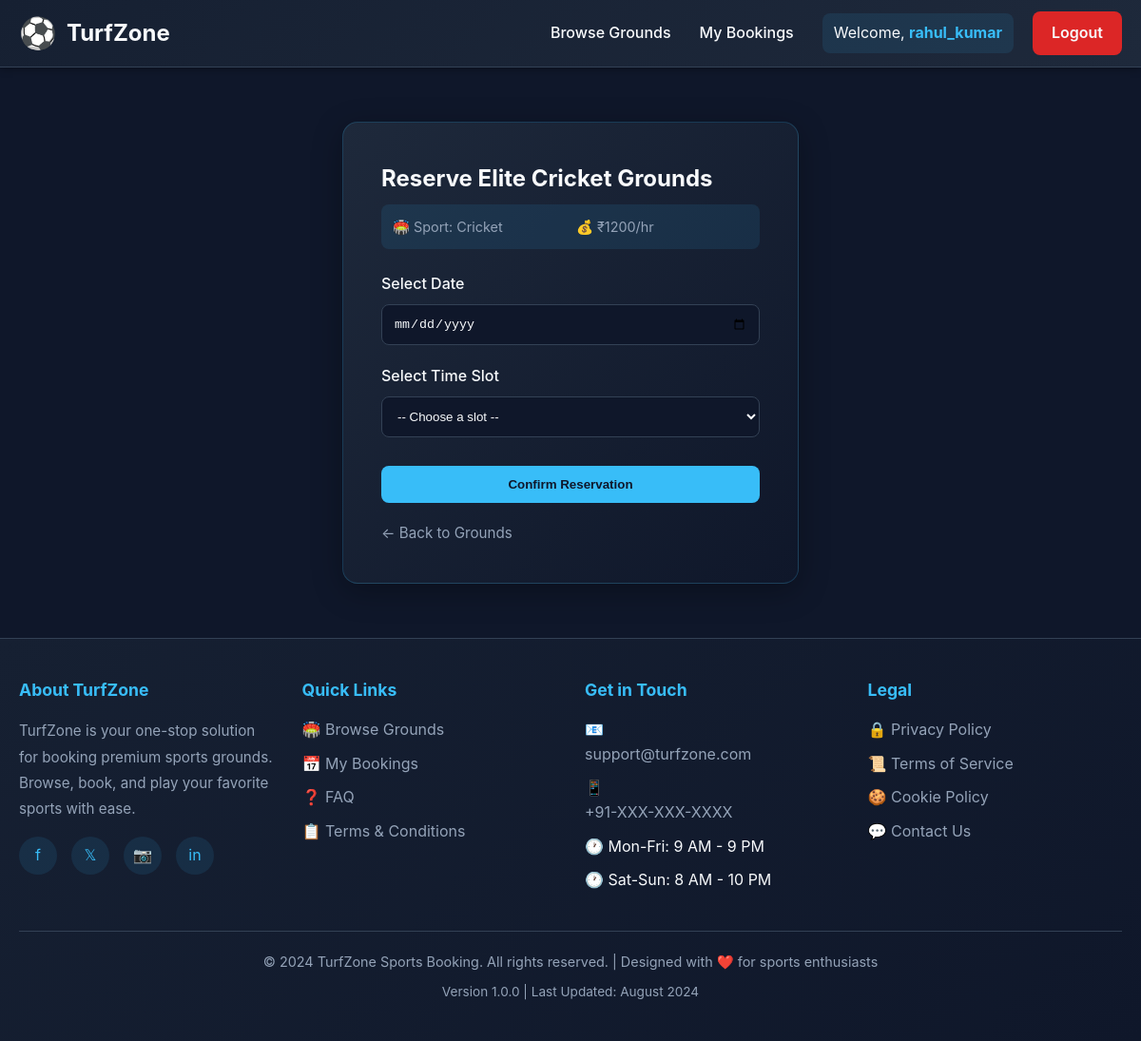
Page /book/2 (signed in) on the committed database.
### app.py (models this page shows, shortened)
class User(UserMixin, db.Model):
    id = db.Column(db.Integer, primary_key=True)
    username = db.Column(db.String(80), unique=True, nullable=False)
    email = db.Column(db.String(120), unique=True, nullable=False)
    password_hash = db.Column(db.String(200), nullable=False)
    bookings = db.relationship('Booking', backref='user', lazy=True)

class Ground(db.Model):
    id = db.Column(db.Integer, primary_key=True)
    name = db.Column(db.String(100), nullable=False)
    sport_type = db.Column(db.String(50), nullable=False)
    location = db.Column(db.String(100), nullable=False)
    price_per_hour = db.Column(db.Integer, default=500)
    status = db.Column(db.String(20), default='Available')
    contact_phone = db.Column(db.String(20), nullable=True)
    amenities = db.Column(db.String(255), nullable=True)  # Comma-separated: lights, parking, changing_room
    rating = db.Column(db.Float, default=4.5)
    external_api_id = db.Column(db.String(100), nullable=True)  # For tracking real ground APIs

### app.py (the view, shortened to what this page needs)
@app.route('/book/<int:ground_id>', methods=['GET', 'POST'])
@login_required
def create_booking(ground_id):
    ground = Ground.query.get_or_404(ground_id)
    error_message = None
    return render_template('booking_form.html', ground=ground, error=error_message)

### app.py (called while the page is built)
@login_manager.user_loader
def load_user(user_id):
    return User.query.get(int(user_id))

### templates/booking_form.html (shortened to what this page needs)
{% extends "base.html" %}
{% block content %}
<div class="booking-container">
    <div class="booking-card">
        <div class="booking-header">
            <h2>Reserve {{ ground.name }}</h2>
            <div class="booking-info">
                <span>🏟️ Sport: {{ ground.sport_type }}</span>
                <span>💰 ₹{{ ground.price_per_hour or 500 }}/hr</span>
            </div>
        </div>
        <form method="POST">
            <div class="form-group">
                <label for="date">Select Date</label>
                <input type="date" id="date" name="date" required>
            </div>
            <div class="form-group">
                <label for="slot">Select Time Slot</label>
                <select id="slot" name="slot" required>
                    <option value="">-- Choose a slot --</option>
                </select>
            </div>
            <button type="submit">Confirm Reservation</button>
        </form>
        <a href="{{ url_for('ground_list') }}" class="back-link">← Back to Grounds</a>
    </div>
</div>
{% endblock %}

### templates/base.html (shortened to what this page needs)
<!DOCTYPE html>
<html lang="en">
<head>
</head>
<body>
    <header>
        <div class="header-container">
            <a href="{{ url_for('ground_list') }}" class="logo">
                <span class="logo-icon">⚽</span>
                <span>TurfZone</span>
            </a>
            <nav>
                <ul class="nav-links" id="navLinks">
                    <li><a href="{{ url_for('ground_list') }}">Browse Grounds</a></li>
                    {% if current_user.is_authenticated %}
                        <li><a href="{{ url_for('my_bookings') }}">My Bookings</a></li>
                    {% endif %}
                </ul>
                <div class="user-section">
                    {% if current_user.is_authenticated %}
                        <div class="user-info">
                            <span>Welcome, <strong>{{ current_user.username }}</strong></span>
                        </div>
                        <a href="{{ url_for('logout') }}" class="btn-nav btn-logout">Logout</a>
                    {% else %}
                        <a href="{{ url_for('login') }}" class="btn-nav">Login</a>
                        <a href="{{ url_for('register') }}" class="btn-nav">Register</a>
                    {% endif %}
                </div>
            </nav>
        </div>
    </header>
    <main>
        {% block content %}{% endblock %}
    </main>
    <footer>
        <div class="footer-container">
            <div class="footer-content">
                <div class="footer-section">
                    <h4>About TurfZone</h4>
                    <p>TurfZone is your one-stop solution for booking premium sports grounds. Browse, book, and play your favorite sports with ease.</p>
                    <div class="social-links">
                        <a href="#" title="Facebook" aria-label="Facebook">f</a>
                        <a href="#" title="Twitter" aria-label="Twitter">𝕏</a>
                        <a href="#" title="Instagram" aria-label="Instagram">📷</a>
                        <a href="#" title="LinkedIn" aria-label="LinkedIn">in</a>
                    </div>
                </div>
                <div class="footer-section">
                    <h4>Quick Links</h4>
                    <ul class="footer-links">
                        <li><a href="{{ url_for('ground_list') }}">🏟️ Browse Grounds</a></li>
                        {% if current_user.is_authenticated %}
                            <li><a href="{{ url_for('my_bookings') }}">📅 My Bookings</a></li>
                        {% endif %}
                        <li><a href="#faq">❓ FAQ</a></li>
                        <li><a href="#terms">📋 Terms & Conditions</a></li>
                    </ul>
                </div>
                <div class="footer-section">
                    <h4>Get in Touch</h4>
                    <ul class="footer-links">
                        <li>📧 <a href="mailto:support@turfzone.com">support@turfzone.com</a></li>
                        <li>📱 <a href="tel:+91-XXXXXXXXXX">+91-XXX-XXX-XXXX</a></li>
                        <li>🕐 Mon-Fri: 9 AM - 9 PM</li>
                        <li>🕐 Sat-Sun: 8 AM - 10 PM</li>
                    </ul>
                </div>
                <div class="footer-section">
                    <h4>Legal</h4>
                    <ul class="footer-links">
                        <li><a href="#privacy">🔒 Privacy Policy</a></li>
                        <li><a href="#terms">📜 Terms of Service</a></li>
                        <li><a href="#cookies">🍪 Cookie Policy</a></li>
                        <li><a href="#contact">💬 Contact Us</a></li>
                    </ul>
                </div>
            </div>
            <div class="footer-bottom">
                <p>&copy; 2024 TurfZone Sports Booking. All rights reserved. | Designed with ❤️ for sports enthusiasts</p>
                <p style="margin-top: 10px; font-size: 0.85rem;">Version 1.0.0 | Last Updated: August 2024</p>
            </div>
        </div>
    </footer>
</body>
</html>

### templates/base.html (style rules this page uses)
* { margin: 0; padding: 0; box-sizing: border-box; }
:root { --bg: #0f172a; --bg-secondary: #1e293b; --accent: #38bdf8; --accent-hover: #0ea5e9; --text: #f8fafc; --text-muted: #94a3b8; --border: #334155; --success: #4ade80; --danger: #fca5a5; --warning: #fbbf24; }
html { scroll-behavior: smooth; }
body { font-family: -apple-system, BlinkMacSystemFont, 'Segoe UI', 'Roboto', 'Oxygen', 'Ubuntu', 'Cantarell', sans-serif; background: var(--bg); color: var(--text); line-height: 1.6; min-height: 100vh; display: flex; flex-direction: column; }
header { background: linear-gradient(135deg, #162032 0%, #1e293b 100%); border-bottom: 1px solid var(--border); position: sticky; top: 0; z-index: 1000; box-shadow: 0 2px 8px rgba(0, 0, 0, 0.3); }
.header-container { max-width: 1200px; margin: 0 auto; padding: 0 20px; display: flex; justify-content: space-between; align-items: center; height: 70px; }
.logo { display: flex; align-items: center; gap: 10px; font-size: 1.5rem; font-weight: 700; color: var(--text); text-decoration: none; transition: color 0.3s ease; }
.logo-icon { font-size: 2rem; }
nav { display: flex; align-items: center; gap: 30px; }
.nav-links { display: flex; gap: 30px; align-items: center; list-style: none; }
.nav-links a { color: var(--text); text-decoration: none; font-weight: 500; transition: color 0.3s ease; position: relative; }
.nav-links a::after { content: ''; position: absolute; bottom: -5px; left: 0; width: 0; height: 2px; background: var(--accent); transition: width 0.3s ease; }
.user-section { display: flex; align-items: center; gap: 20px; }
.user-info { display: flex; align-items: center; gap: 10px; padding: 8px 12px; background: rgba(56, 189, 248, 0.1); border-radius: 8px; color: var(--text); }
.user-info strong { color: var(--accent); }
.btn-nav { background: var(--accent); color: var(--bg); padding: 10px 20px; border-radius: 8px; font-weight: 600; transition: all 0.3s ease; border: none; cursor: pointer; text-decoration: none; display: inline-block; }
.btn-logout { background: #dc2626; color: var(--text); }
main { flex: 1; width: 100%; max-width: 1200px; margin: 0 auto; padding: 40px 20px; width: 100%; }
footer { background: linear-gradient(135deg, #162032 0%, #0f172a 100%); border-top: 1px solid var(--border); margin-top: auto; }
.footer-container { max-width: 1200px; margin: 0 auto; padding: 40px 20px; }
.footer-content { display: grid; grid-template-columns: repeat(auto-fit, minmax(250px, 1fr)); gap: 30px; margin-bottom: 30px; }
.footer-section h4 { color: var(--accent); margin-bottom: 15px; font-size: 1.1rem; }
.footer-section p { color: var(--text-muted); font-size: 0.95rem; line-height: 1.8; }
.footer-links { list-style: none; }
.footer-links li { margin-bottom: 10px; }
.footer-links a { color: var(--text-muted); text-decoration: none; transition: color 0.3s ease; display: flex; gap: 8px; align-items: center; }
.footer-bottom { border-top: 1px solid var(--border); padding-top: 20px; text-align: center; color: var(--text-muted); font-size: 0.9rem; }
.social-links { display: flex; gap: 15px; margin-top: 15px; }
.social-links a { display: inline-flex; align-items: center; justify-content: center; width: 40px; height: 40px; background: rgba(56, 189, 248, 0.1); border-radius: 50%; color: var(--accent); text-decoration: none; transition: all 0.3s ease; }

### rows in the picture
User: username "rahul_kumar"
Ground: name "Elite Cricket Grounds", sport_type "Cricket", price_per_hour "1200"
